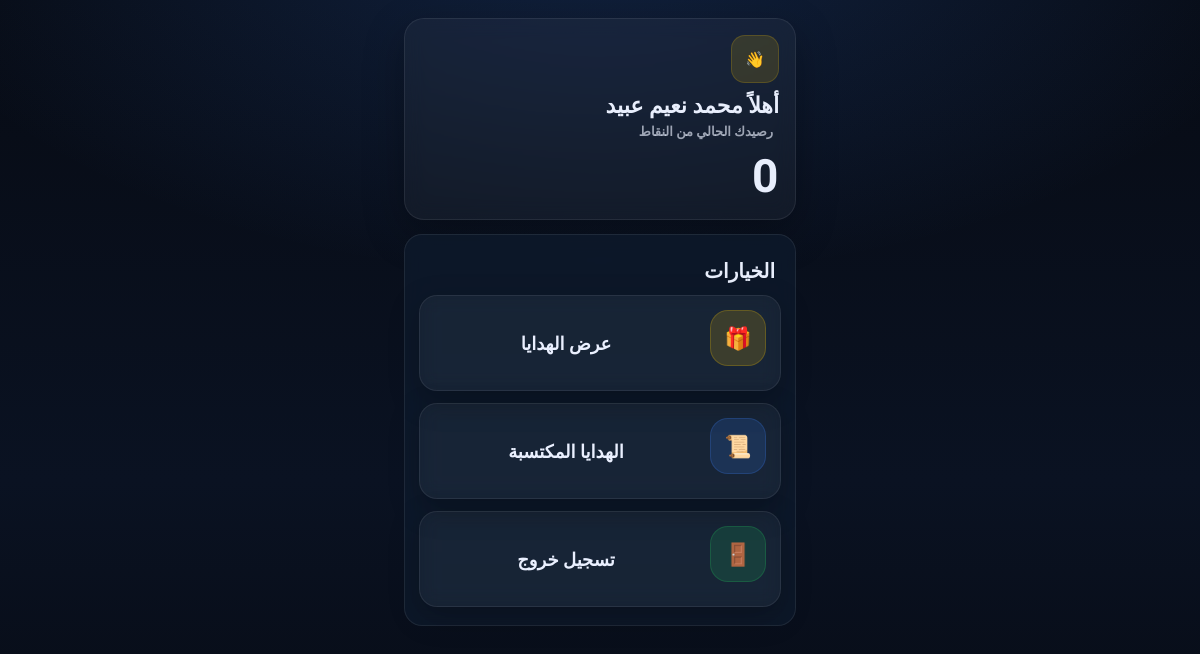
The page /me (signed in) on the database as committed earlier.
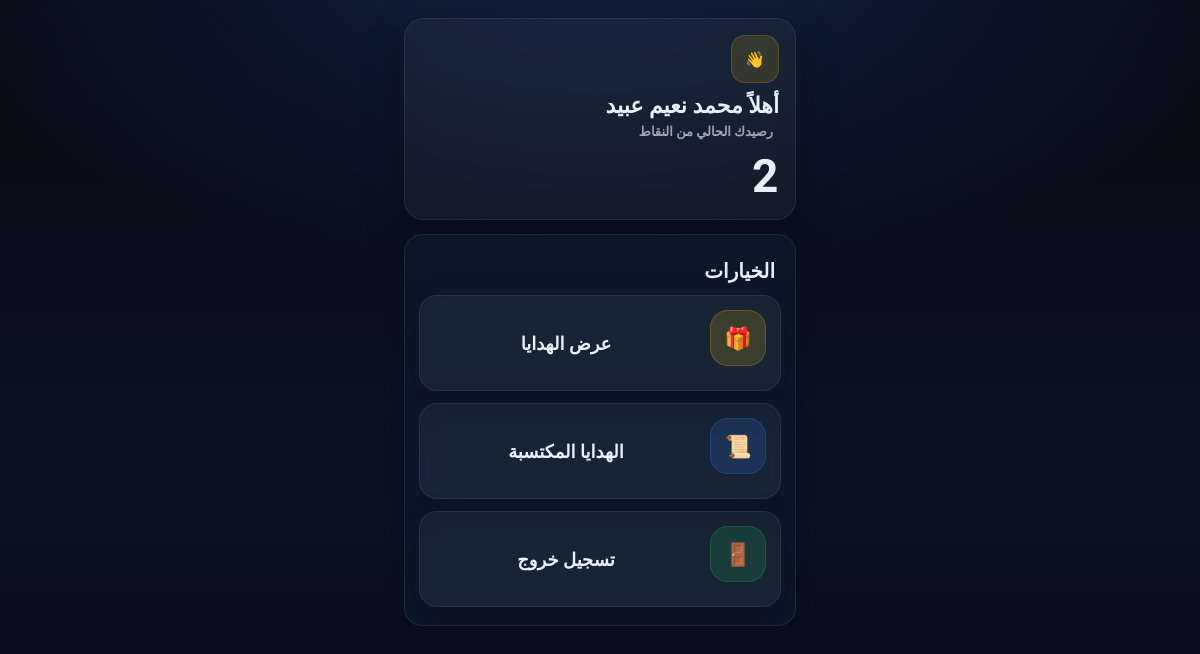
The same page on the database as committed later.
### tables this page shows
CREATE TABLE technicians (
        id INTEGER PRIMARY KEY AUTOINCREMENT,
        name TEXT NOT NULL,
        phone TEXT UNIQUE NOT NULL,
        password TEXT NOT NULL,
        specialty TEXT,
        points INTEGER NOT NULL DEFAULT 0,
        created_at TEXT NOT NULL
    );

### app.py (the view)
@app.get("/me")
def user_dashboard():
    if not user_required():
        return redirect(url_for("user_login"))
    con = db.connect()
    user = con.execute("SELECT id,name,points FROM technicians WHERE id=?", (current_user_id(),)).fetchone()
    con.close()
    return render_template("user_dashboard.html", site_name=SITE_NAME, user=user)

### app.py (called while the page is built)
def user_required():
    return session.get("user_logged_in") is True

def current_user_id():
    return session.get("user_id")

### db.py (called while the page is built)
def _is_postgres():
    return DATABASE_URL.startswith("postgres://") or DATABASE_URL.startswith("postgresql://")

def connect():
    if _is_postgres():
        import psycopg2
        conn = psycopg2.connect(DATABASE_URL)
        return _PgConnWrapper(conn)
    con = sqlite3.connect(DB_PATH)
    con.row_factory = sqlite3.Row
    return con

### templates/user_dashboard.html (shortened to what this page needs)
<!doctype html>
<html lang="ar" dir="rtl">
<head>
  <link rel="stylesheet" href="{{ url_for('static', filename='css/theme.css') }}">
</head>
<body>
  <div class="mobile-wrap">
    <div class="top-card">
      <div class="badge-icon">👋</div>
      <div style="margin-top:10px;">
        <div class="page-title">أهلاً {{ user.name }}</div>
        <div class="page-subtitle">رصيدك الحالي من النقاط</div>
        <div class="kpi">{{ user.points }}</div>
      </div>
    </div>
    <div class="section">
      <div class="section-title">الخيارات</div>
      <div class="quick-item">
        <div class="round-icon icon-yellow">🎁</div>
        <a href="{{ url_for('user_gifts') }}">عرض الهدايا</a>
      </div>
      <div class="quick-item">
        <div class="round-icon icon-blue">📜</div>
        <a href="{{ url_for('user_my_gifts') }}">الهدايا المكتسبة</a>
      </div>
      <div class="quick-item" style="margin-bottom:4px;">
        <div class="round-icon icon-green">🚪</div>
        <a href="{{ url_for('user_logout') }}">تسجيل خروج</a>
      </div>
    </div>
  </div>
</body>
</html>

Rows that differ between the two databases and show on the page:
changed technicians "محمد نعيم عبيد": points "0" → "2"
